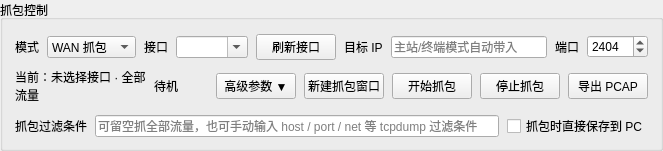
              <widget class="QGroupBox" name="groupCaptureControl">
               <property name="title">
                <string>抓包控制</string>
               </property>
               <layout class="QVBoxLayout" name="captureControlRootLayout">
                <property name="leftMargin">
                 <number>12</number>
                </property>
                <property name="topMargin">
                 <number>14</number>
                </property>
                <property name="rightMargin">
                 <number>12</number>
                </property>
                <property name="bottomMargin">
                 <number>10</number>
                </property>
                <property name="spacing">
                 <number>8</number>
                </property>
                <item>
                 <layout class="QGridLayout" name="gridCaptureControl">
                  <property name="horizontalSpacing">
                   <number>8</number>
                  </property>
                  <property name="verticalSpacing">
                   <number>7</number>
                  </property>
                  <item row="0" column="0">
                   <widget class="QLabel" name="labelCaptureMode">
                    <property name="text">
                     <string>模式</string>
                    </property>
                   </widget>
                  </item>
                  <item row="0" column="1">
                   <widget class="QComboBox" name="comboCaptureMode">
                    <item>
                     <property name="text">
                      <string>WAN 抓包</string>
                     </property>
                    </item>
                    <item>
                     <property name="text">
                      <string>主站抓包</string>
                     </property>
                    </item>
                    <item>
                     <property name="text">
                      <string>终端抓包</string>
                     </property>
                    </item>
                    <item>
                     <property name="text">
                      <string>自定义抓包</string>
                     </property>
                    </item>
                   </widget>
                  </item>
                  <item row="0" column="2">
                   <widget class="QLabel" name="labelIface">
                    <property name="text">
                     <string>接口</string>
                    </property>
                   </widget>
                  </item>
                  <item row="0" column="3">
                   <widget class="QComboBox" name="comboCaptureInterface">
                    <property name="editable">
                     <bool>true</bool>
                    </property>
                    <property name="minimumWidth">
                     <number>170</number>
                    </property>
                   </widget>
                  </item>
                  <item row="0" column="4">
                   <widget class="QPushButton" name="btnRefreshCaptureInterfaces">
                    <property name="text">
                     <string>刷新接口</string>
                    </property>
                   </widget>
                  </item>
                  <item row="0" column="5">
                   <widget class="QLabel" name="labelCaptureTarget">
                    <property name="text">
                     <string>目标 IP</string>
                    </property>
                   </widget>
                  </item>
                  <item row="0" column="6">
                   <widget class="QLineEdit" name="editCaptureTarget">
                    <property name="placeholderText">
                     <string>主站/终端模式自动带入</string>
                    </property>
                    <property name="minimumWidth">
                     <number>130</number>
                    </property>
                   </widget>
                  </item>
                  <item row="0" column="7">
                   <widget class="QLabel" name="labelCaptureBusinessPort">
                    <property name="text">
                     <string>端口</string>
                    </property>
                   </widget>
                  </item>
                  <item row="0" column="8">
                   <widget class="QSpinBox" name="spinCapturePort">
                    <property name="minimum">
                     <number>1</number>
                    </property>
                    <property name="maximum">
                     <number>65535</number>
                    </property>
                    <property name="value">
                     <number>2404</number>
                    </property>
                    <property name="maximumWidth">
                     <number>110</number>
                    </property>
                    <property name="minimumWidth">
                     <number>120</number>
                    </property>
                   </widget>
                  </item>
                 </layout>
                </item>
                <item>
                 <layout class="QGridLayout" name="captureActionLayout">
                  <item row="0" column="0">
                   <widget class="QLabel" name="labelCapturePlan">
                    <property name="text">
                     <string>当前：未选择接口 · 全部流量</string>
                    </property>
                    <property name="wordWrap">
                     <bool>true</bool>
                    </property>
                   </widget>
                  </item>
                  <item row="0" column="1">
                   <widget class="QLabel" name="labelCaptureState">
                    <property name="text">
                     <string>待机</string>
                    </property>
                    <property name="alignment">
                     <set>Qt::AlignCenter</set>
                    </property>
                    <property name="minimumWidth">
                     <number>220</number>
                    </property>
                    <property name="wordWrap">
                     <bool>true</bool>
                    </property>
                   </widget>
                  </item>
                  <item row="0" column="2">
                   <spacer name="captureActionSpacer">
                    <property name="orientation">
                     <enum>Qt::Horizontal</enum>
                    </property>
                    <property name="sizeHint" stdset="0">
                     <size>
                      <width>30</width>
                      <height>20</height>
                     </size>
                    </property>
                   </spacer>
                  </item>
                  <item row="0" column="3">
                   <widget class="QPushButton" name="btnToggleCaptureAdvanced">
                    <property name="text">
                     <string>高级参数 ▼</string>
                    </property>
                   </widget>
                  </item>
                  <item row="0" column="4">
                   <widget class="QPushButton" name="btnNewCaptureWindow">
                    <property name="text">
                     <string>新建抓包窗口</string>
                    </property>
                   </widget>
                  </item>
                  <item row="0" column="5">
                   <widget class="QPushButton" name="btnStartCapture">
                    <property name="text">
                     <string>开始抓包</string>
                    </property>
                    <property name="minimumWidth">
                     <number>120</number>
                    </property>
                   </widget>
                  </item>
                  <item row="0" column="6">
                   <widget class="QPushButton" name="btnStopCapture">
                    <property name="text">
                     <string>停止抓包</string>
                    </property>
                   </widget>
                  </item>
                  <item row="0" column="7">
                   <widget class="QPushButton" name="btnExportPcap">
                    <property name="text">
                     <string>导出 PCAP</string>
                    </property>
                   </widget>
                  </item>
                 </layout>
                </item>
                <item>
                 <widget class="QWidget" name="captureAdvancedPanel">
                  <property name="visible">
                   <bool>false</bool>
                  </property>
                  <layout class="QHBoxLayout" name="captureAdvancedLayout">
                   <property name="leftMargin">
                    <number>0</number>
                   </property>
                   <property name="topMargin">
                    <number>2</number>
                   </property>
                   <property name="rightMargin">
                    <number>0</number>
                   </property>
                   <property name="bottomMargin">
                    <number>0</number>
                   </property>
                   <property name="spacing">
                    <number>8</number>
                   </property>
                   <item>
                    <widget class="QLabel" name="labelFilter">
                     <property name="text">
                      <string>抓包过滤条件</string>
                     </property>
                    </widget>
                   </item>
                   <item>
                    <widget class="QLineEdit" name="editFilter">
                     <property name="placeholderText">
                      <string>可留空抓全部流量，也可手动输入 host / port / net 等 tcpdump 过滤条件</string>
                     </property>
                    </widget>
                   </item>
                   <item>
                    <widget class="QCheckBox" name="checkDirectSave">
                     <property name="text">
                      <string>抓包时直接保存到 PC</string>
                     </property>
                    </widget>
                   </item>
                  </layout>
                 </widget>
                </item>
               </layout>
              </widget>
